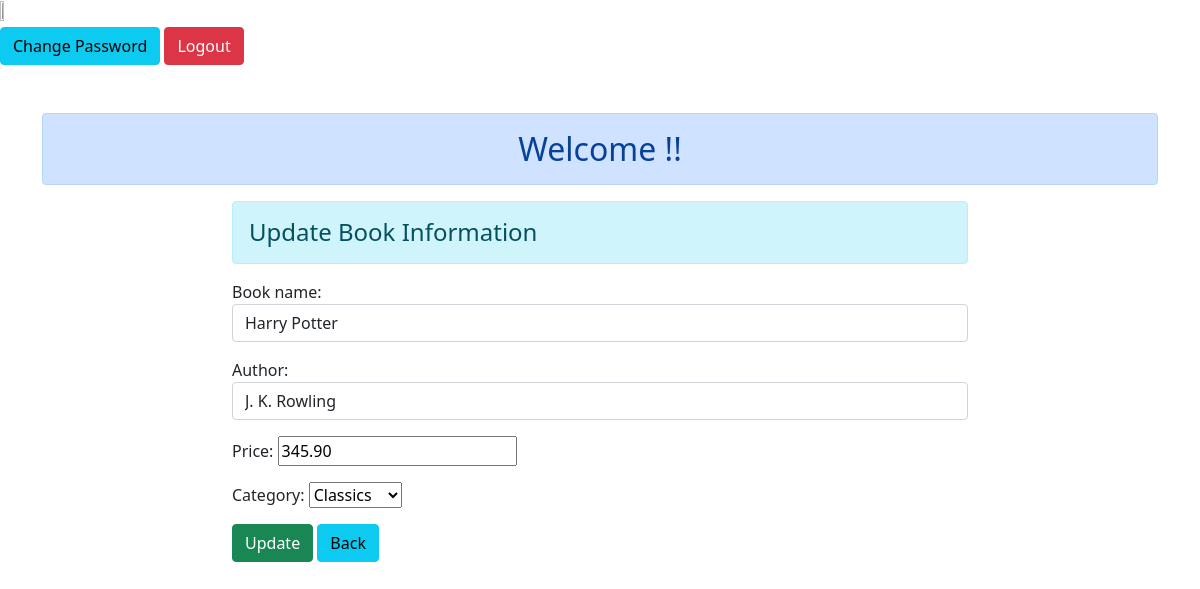
The app's page /2/, older data.
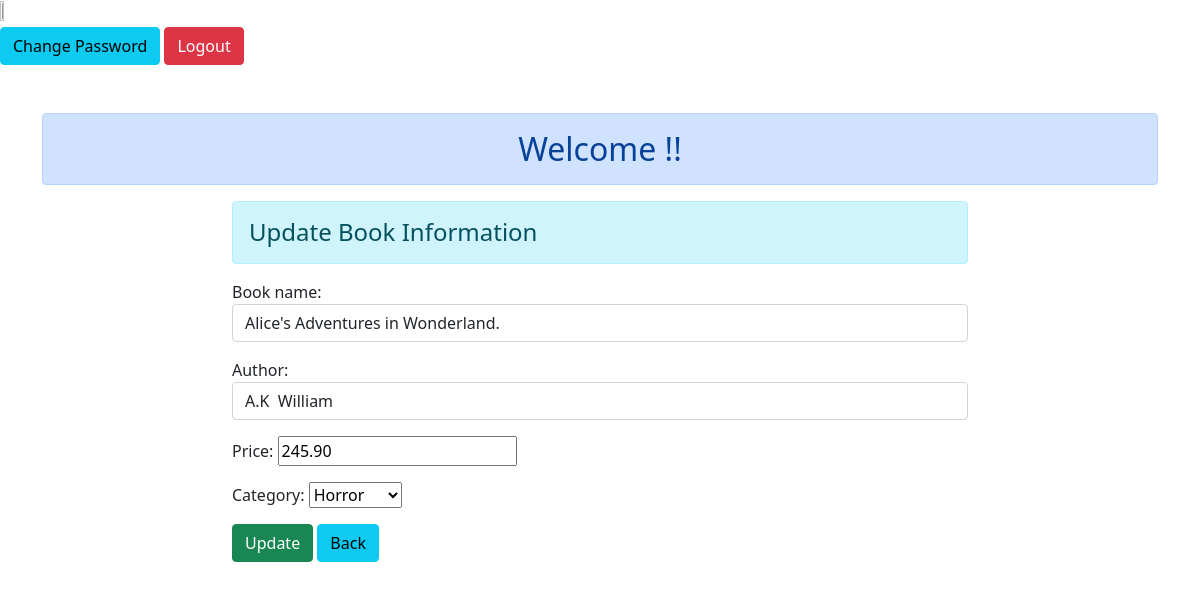
The same page, newer data.
### authentication/models.py (models this page shows)
class Books(models.Model):
    book_name = models.CharField(max_length=250,default='')
    category = models.CharField(max_length=100, choices=STATUS_CHOICES,default=False)
    author = models.CharField(max_length=30,default='')
    price = models.DecimalField(max_digits=6, decimal_places=2,default =0.00)

### authentication/views.py (the view)
# urls.py: path('<int:id>/',views.update_data, name="updatedata"),
def update_data(request, id):
    if request.method == 'POST':
        pi = Books.objects.get(pk=id)
        fm = BooksRegistration(request.POST, instance=pi)
        if fm.is_valid():
            fm.save()
            messages.success(request, 'Updated Book Detail Successfully!!')
    else:
        pi = Books.objects.get(pk=id)
        fm = BooksRegistration(instance=pi)
    return render(request, 'authentication/update.html' , {'form':fm})

### authentication/forms.py
class BooksRegistration(forms.ModelForm):
    class Meta:
        model = Books
        fields = ['book_name','author','price','category']
        widgets = {
            'book_name':forms.TextInput(attrs={'class':'form-control'}),
            'author':forms.TextInput(attrs={'class':'form-control'}),
            'published_on': forms.DateTimeInput(attrs={'type': 'datetime-local'}),
        }

### authentication/templates/authentication/update.html (shortened to what this page needs)
{% extends 'authentication/base.html' %}
{% block content %}
<div class="row">
    <div class="col-sm-8 offset-2">
        <h4 class="alert alert-info"> Update Book Information </h4>
        <form action="" method="post">
           {{form.as_p}}
           <input type="submit" class="btn btn-success" value="Update">
           <a href="{% url 'addandshow' %}" class="btn btn-info">Back</a>
        </form>
    </div>
</div>
{% endblock content %}

### authentication/templates/authentication/base.html (shortened to what this page needs)
<!DOCTYPE html>
{% load static %}
<html lang="en">
    <head>
        <link rel="stylesheet" href="{% static 'authentication/css/bootstrap.css' %}">
    </head>
    <body>
        <img src="https://res.cloudinary.com/awesome-dev/images/w_300,h_300,c_fill/f_auto,q_auto/v1620969215/dde13ed9d661a25772dd745110cd1b14/dde13ed9d661a25772dd745110cd1b14-png?_i=AA" class="logo" width="6%" height="5%">
        <br>
        <a href="{%url 'changepass' %}" class="btn btn-info">Change Password</a>
        <a href="{%url 'logout' %}" class="btn btn-danger">Logout</a>
        <div class="container mt-5">
            <h2 class="text-center alert alert-primary"> Welcome {{name}}!! </h2>
            {% block content %}
            {% endblock content %}
        </div>
    </body>
</html>

Row changes from the older to the newer data that the page shows:
changed Books: book_name "Harry Potter" → "Alice's Adventures in Wonderland."; author "J. K. Rowling" → "A.K William"; price "345.90" → "245.90"; category "Classics" → "Horror"
